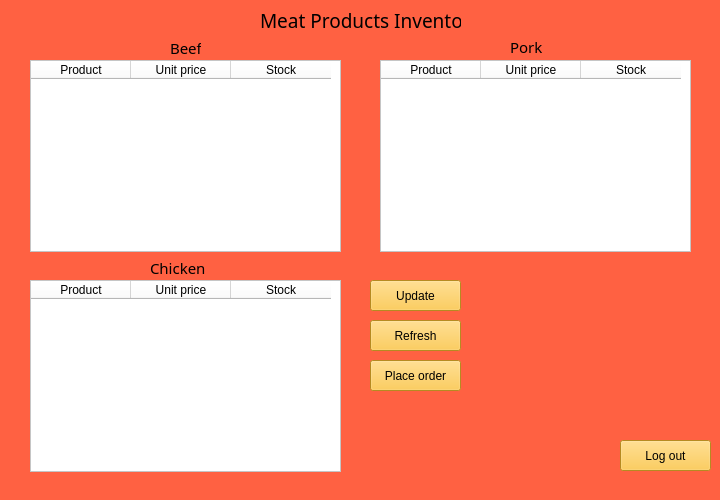
<?xml version="1.0" encoding="UTF-8"?>
<ui version="4.0">
 <class>MainWindow</class>
 <widget class="QMainWindow" name="MainWindow">
  <property name="geometry">
   <rect>
    <x>0</x>
    <y>0</y>
    <width>720</width>
    <height>500</height>
   </rect>
  </property>
  <property name="sizePolicy">
   <sizepolicy hsizetype="Fixed" vsizetype="Fixed">
    <horstretch>0</horstretch>
    <verstretch>0</verstretch>
   </sizepolicy>
  </property>
  <property name="minimumSize">
   <size>
    <width>720</width>
    <height>500</height>
   </size>
  </property>
  <property name="maximumSize">
   <size>
    <width>720</width>
    <height>500</height>
   </size>
  </property>
  <property name="windowTitle">
   <string>MainWindow</string>
  </property>
  <property name="styleSheet">
   <string notr="true">background-color: rgb(255, 97, 66);</string>
  </property>
  <widget class="QWidget" name="centralwidget">
   <widget class="QTableWidget" name="Beeftable">
    <property name="geometry">
     <rect>
      <x>30</x>
      <y>60</y>
      <width>311</width>
      <height>192</height>
     </rect>
    </property>
    <property name="styleSheet">
     <string notr="true">background-color: rgb(255, 255, 255);</string>
    </property>
    <column>
     <property name="text">
      <string>Product</string>
     </property>
    </column>
    <column>
     <property name="text">
      <string>Unit price</string>
     </property>
    </column>
    <column>
     <property name="text">
      <string>Stock</string>
     </property>
    </column>
   </widget>
   <widget class="QTableWidget" name="Porktable">
    <property name="geometry">
     <rect>
      <x>380</x>
      <y>60</y>
      <width>311</width>
      <height>192</height>
     </rect>
    </property>
    <property name="styleSheet">
     <string notr="true">background-color: rgb(255, 255, 255);</string>
    </property>
    <column>
     <property name="text">
      <string>Product</string>
     </property>
    </column>
    <column>
     <property name="text">
      <string>Unit price</string>
     </property>
    </column>
    <column>
     <property name="text">
      <string>Stock</string>
     </property>
    </column>
   </widget>
   <widget class="QTableWidget" name="Chickentable">
    <property name="geometry">
     <rect>
      <x>30</x>
      <y>280</y>
      <width>311</width>
      <height>192</height>
     </rect>
    </property>
    <property name="styleSheet">
     <string notr="true">background-color: rgb(255, 255, 255);</string>
    </property>
    <column>
     <property name="text">
      <string>Product</string>
     </property>
    </column>
    <column>
     <property name="text">
      <string>Unit price</string>
     </property>
    </column>
    <column>
     <property name="text">
      <string>Stock</string>
     </property>
    </column>
   </widget>
   <widget class="QLabel" name="Beeflabel">
    <property name="geometry">
     <rect>
      <x>170</x>
      <y>40</y>
      <width>31</width>
      <height>16</height>
     </rect>
    </property>
    <property name="font">
     <font>
      <family>Modern No. 20</family>
      <pointsize>11</pointsize>
     </font>
    </property>
    <property name="text">
     <string>Beef</string>
    </property>
   </widget>
   <widget class="QLabel" name="Porklabel">
    <property name="geometry">
     <rect>
      <x>510</x>
      <y>40</y>
      <width>47</width>
      <height>13</height>
     </rect>
    </property>
    <property name="font">
     <font>
      <family>Modern No. 20</family>
      <pointsize>11</pointsize>
     </font>
    </property>
    <property name="text">
     <string>Pork</string>
    </property>
   </widget>
   <widget class="QLabel" name="Chickenlabel">
    <property name="geometry">
     <rect>
      <x>150</x>
      <y>260</y>
      <width>61</width>
      <height>16</height>
     </rect>
    </property>
    <property name="font">
     <font>
      <family>Modern No. 20</family>
      <pointsize>11</pointsize>
     </font>
    </property>
    <property name="text">
     <string>Chicken</string>
    </property>
   </widget>
   <widget class="QPushButton" name="Refreshbutton">
    <property name="geometry">
     <rect>
      <x>370</x>
      <y>320</y>
      <width>91</width>
      <height>31</height>
     </rect>
    </property>
    <property name="styleSheet">
     <string notr="true">background-color: rgb(255, 193, 46);</string>
    </property>
    <property name="text">
     <string>Refresh</string>
    </property>
   </widget>
   <widget class="QPushButton" name="Updatebutton">
    <property name="geometry">
     <rect>
      <x>370</x>
      <y>280</y>
      <width>91</width>
      <height>31</height>
     </rect>
    </property>
    <property name="styleSheet">
     <string notr="true">background-color: rgb(255, 193, 46);</string>
    </property>
    <property name="text">
     <string>Update</string>
    </property>
   </widget>
   <widget class="QLabel" name="label">
    <property name="geometry">
     <rect>
      <x>260</x>
      <y>10</y>
      <width>201</width>
      <height>21</height>
     </rect>
    </property>
    <property name="font">
     <font>
      <family>Modern No. 20</family>
      <pointsize>14</pointsize>
     </font>
    </property>
    <property name="text">
     <string>Meat Products Inventory</string>
    </property>
   </widget>
   <widget class="QPushButton" name="Orderbutton">
    <property name="geometry">
     <rect>
      <x>370</x>
      <y>360</y>
      <width>91</width>
      <height>31</height>
     </rect>
    </property>
    <property name="styleSheet">
     <string notr="true">background-color: rgb(255, 193, 46);</string>
    </property>
    <property name="text">
     <string>Place order</string>
    </property>
   </widget>
   <widget class="QPushButton" name="Logoutbutton">
    <property name="geometry">
     <rect>
      <x>620</x>
      <y>440</y>
      <width>91</width>
      <height>31</height>
     </rect>
    </property>
    <property name="styleSheet">
     <string notr="true">background-color: rgb(255, 193, 46);</string>
    </property>
    <property name="text">
     <string>Log out</string>
    </property>
   </widget>
  </widget>
  <widget class="QStatusBar" name="statusbar"/>
 </widget>
 <resources/>
 <connections/>
</ui>
